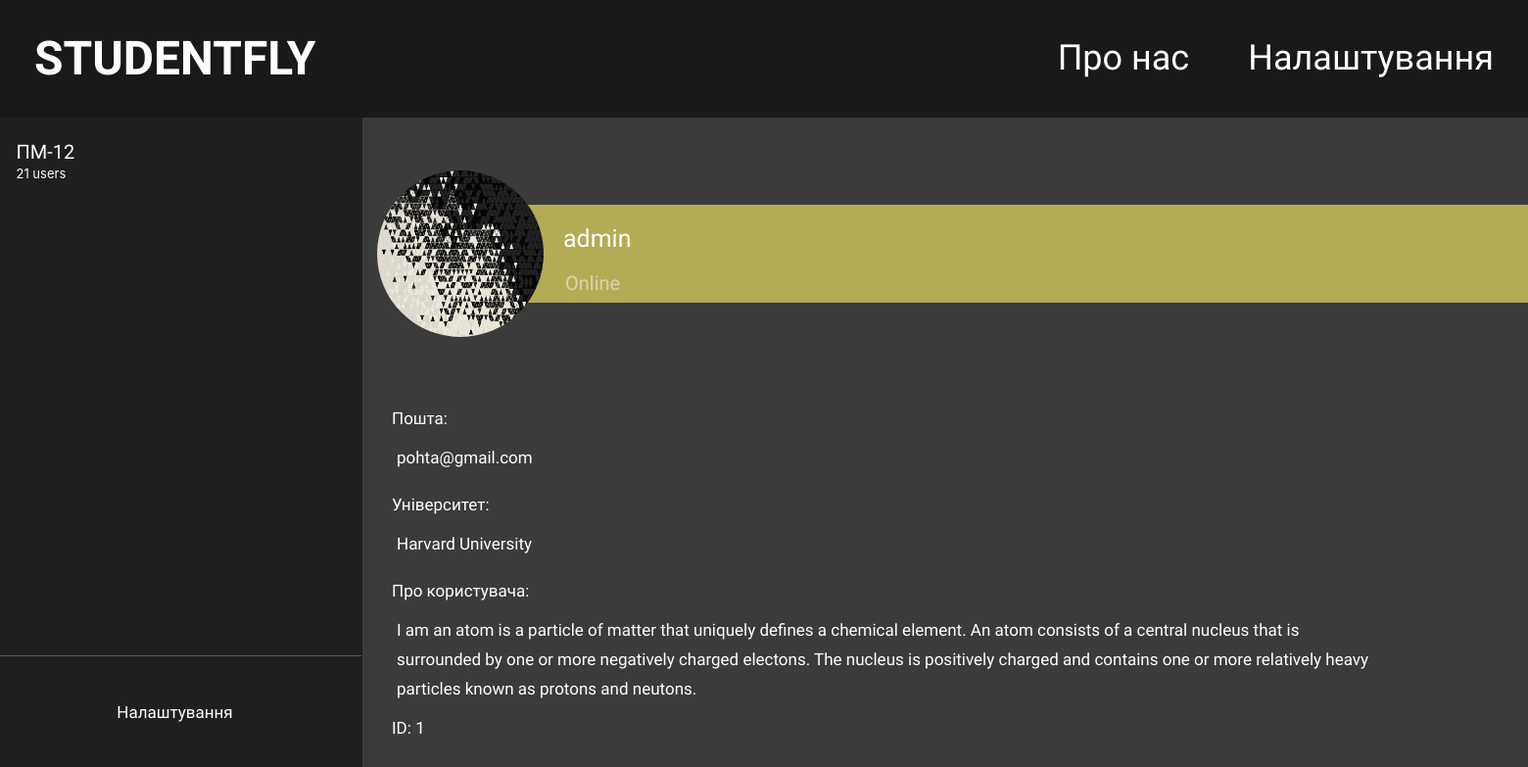
The page /user_profile/1/ on the database its author committed.
### socnetwork/models.py (models this page shows, shortened)
class UsersProfile(models.Model):
    user = models.OneToOneField(User, on_delete=models.CASCADE, null=True)
    about = models.TextField(max_length=2000, null=True)
    university = models.CharField(max_length=50, null=True)
    avatar = models.ImageField(upload_to='media/profile/', null=True)

### socnetwork/views.py (the view)
# urls.py: path('user_profile/<int:pk>/', ShowProfilePageView.as_view(), name='user_profile'),
class ShowProfilePageView(DetailView):
    model = UsersProfile
    template_name = 'profile/user-profile.html'
    def get_context_data(self, *args, **kwargs):
        users = UsersProfile.objects.all()
        context = super(ShowProfilePageView, self).get_context_data(*args, **kwargs)
        page_user = get_object_or_404(UsersProfile, id=self.kwargs['pk'])
        context['page_user'] = page_user
        return context

### socnetwork/templates/profile/user-profile.html (shortened to what this page needs)
<!doctype html>
<html lang="en">
<head>
    <link href="https://cdn.jsdelivr.net/npm/bootstrap@5.3.0-alpha1/dist/css/bootstrap.min.css" rel="stylesheet">
    <link rel="stylesheet" href="../../static/css/main.css"></head>
<body>
<header class="header">
    <div class="header-container">
        <div class="header-main">
            <a href="/" class="header-logo">STUDENTFLY</a>
            <nav class="header-nav">
                <a href="" class="header-link">Про нас</a>
                <a href="" class="header-link" data-bs-toggle="modal"
                   data-bs-target="#modal">Налаштування</a>
            </nav>
        </div>
    </div>
</header>
<div class="description-user">
    <div class="container">
        <div class="dropdown">
                <button type="buttonA" class="listA-button width-Asettings" data-bs-toggle="dropdown" aria-expanded="false">
                    ПМ-12 <p class="text-A">21 users</p></button>
            </div>
            <hr class="sidebar">
            <a type="button" class="button-exit" href="../../settings_group/"> Налаштування</a>
        </div>
    <div class="image-avatar">
        {% if usersprofile.avatar %}
            <img src="{{ usersprofile.avatar.url }}" alt="" class="avatar"><br><br>
        {% else %}
            <img src="https://media.discordapp.net/attachments/1028699884850794658/1083344804043292702/avatar.png?width=700&height=701" alt="" class="avatar"><br><br>
        {% endif %}
        <div class="name-admin">
            <p class="cabinet-header">{{ usersprofile.user.username }}</p>
            {% if usersprofile.user.is_authenticated %}
                <h5 class="offline-online">Online</h5>
            {% else %}
                <h5 class="offline-online">Offline</h5>
            {% endif %}
        </div>
    </div>
    <div class="button-student">
        <button type="button" class="description-button">Опис</button>
    </div>
    <div class="description-student">
        <br>
        <p class="text-cabinet">Пошта:</p>
        <p class="text-cabinet-var">{{ usersprofile.user.email }}</p>
        <p class="text-cabinet">Університет:</p>
        <p class="text-cabinet-var">{{ usersprofile.university }}</p>
        <p class="text-cabinet">Про користувача:</p>
        <p class="text-cabinet-var">{{ usersprofile.about }}</p>
        <p class="text-cabinet">ID: {{ usersprofile.id }}</p>
    </div>
</div>
</body>
</html>

### socnetwork/static/css/main.css (style rules this page uses)
* { padding: 0; margin: 0; box-sizing: border-box; }
*, *:before, *:after { box-sizing: border-box; }
:root { --black: #191919; --green: #0CAB5F; --yellow-dark: #B1A10B; }
html, body { margin: 0; padding: 0; font-size: 18px; font-family: "Ubuntu", sans-serif; transition: 0.3s all ease; background: #3B3B3B; }
body { overflow-x: hidden; }
a { text-decoration: none; transition: 0.3s all ease; }
p { line-height: 30px; word-wrap: break-word; }
button { border: transparent; }
.button-exit { position: absolute; bottom: 45px; color: #FFFFFF; background: #1f1f1f; border-radius: 6px; text-align: center; padding: 10px 20px; height: 50px; font-size: 17px; width: 330px; }
.description-button { text-align: center; color: #FFFFFF; background: #353535; border-radius: 6px; height: 27px; font-size: 17px; margin-right: 20px; width: 150px; }
h1, h2, h3, h4, h5, h6 { color: #FFFFFF; font-family: "Ubuntu", sans-serif; }
p { color: #FFFFFF; font-family: "Ubuntu", sans-serif; }
hr { width: 100%; height: 5px; background: #1F1F1F; border: none; margin-bottom: 30px; }
.header { position: fixed; width: 100%; height: 120px; background: var(--black); z-index: 999; left: 0; top: 0; padding: 0 35px; }
.header .header-main { display: flex; justify-content: space-between; align-items: center; height: 120px; }
.header .header-logo { font-style: normal; font-weight: 700; font-size: 48px; line-height: 1.2; color: #fff; }
.header .header-nav { display: flex; }
.header .header-nav .header-link { font-style: normal; font-weight: 400; font-size: 36px; line-height: 1.2; color: #fff; margin-left: 60px; }
.header .header-nav .header-link:first-child { margin-left: 0; }
.container { position: fixed; width: 370px; height: 100%; background: #1F1F1F; z-index: 1; }
.sidebar { position: absolute; bottom: 100px; width: 100%; height: 1px; background: white; border: none; margin-left: -15px; }
.avatar { position: absolute; z-index: 2; transform: translateX(395px); margin-top: 74px; width: 170px; height: 170px; border-radius: 50%; }
.image-avatar { position: relative; transform: translateY(100px); margin-left: -10px; }
.name-admin { position: absolute; z-index: 1; background: #B4AB55; height: 100px; width: 100%; margin-top: 55px; transform: translateX(475px); }
.cabinet-header { transform: translateX(110px); font-weight: 150; margin-top: 20px; font-size: 25px; }
.offline-online { font-weight: 100; color: rgba(255, 255, 255, 0.5); transform: translateX(112px); margin-top: 6px; font-size: 20px; }
.text-cabinet { font-size: 17px; }
.text-cabinet-var { transform: translateX(5px); margin-top: -8px; font-size: 17px; width: 1000px; }
.description-student { transform: translateX(400px); margin-top: 250px; }
.text-A { font-family: "Inter"; font-size: 13px; line-height: 15px; }
button { font-family: "Ubuntu", sans-serif; }
.dropdown { transform: translateY(130px); }
.text-A { font-family: "Inter"; font-size: 13px; }
.listA-button { position: fixed; color: #FFFFFF; background: rgba(255, 255, 255, 0); font-size: 20px; text-align: left; }
.width-Asettings { width: 300px; text-align: left; padding: 5px 3px; padding-top: 10px; }
body { animation: fake 1s infinite; }

### rows shown on the page
UsersProfile: avatar (picture), user.username "admin", user.email "pohta@gmail.com", university "Harvard University", about "I am an atom is a particle of matter that uniquely defines a chemical element. An atom consists of a central nucleus that is surrounded by one or more negatively charged electons. The nucleus is positively charged and contains one or more relatively heavy particles known as protons and neutons.", id "1"
